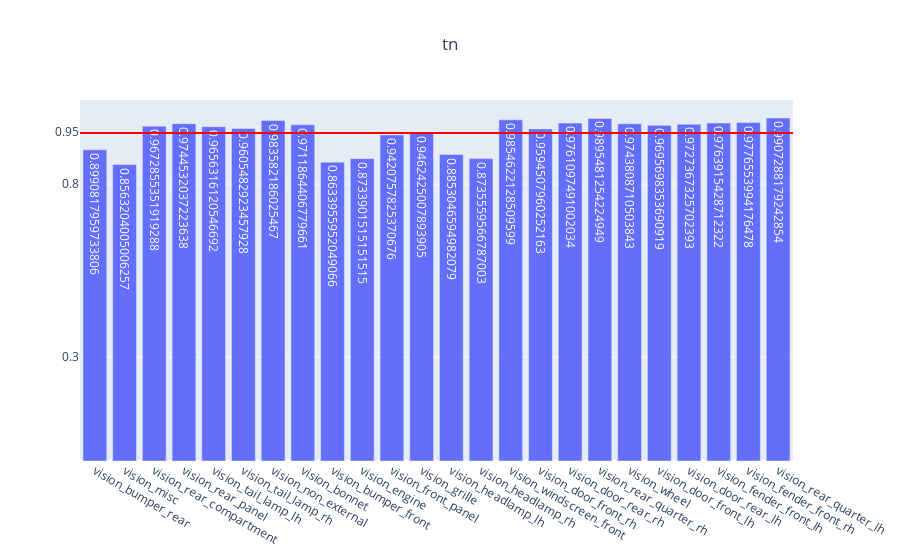

This figure's notebook cell:
### Code cell
genVisMulitlabel(partEvalMetrics, "tn")

### Figure 1 — Plotly figure (JSON) as saved in the notebook; plotly's stock layout.template omitted (floating-point values rounded to 4 significant figures)
{"data": [{"text": [0.8991, 0.8563, 0.9673, 0.9745, 0.9656, 0.9605, 0.9836, 0.9712, 0.8634, 0.8734, 0.9421, 0.9462, 0.8853, 0.8736, 0.9855, 0.9595, 0.9761, 0.9895, 0.9744, 0.9696, 0.9727, 0.9764, 0.9777, 0.9907], "type": "bar", "x": ["vision_bumper_rear", "vision_misc", "vision_rear_compartment", "vision_rear_panel", "vision_tail_lamp_lh", "vision_tail_lamp_rh", "vision_non_external", "vision_bonnet", "vision_bumper_front", "vision_engine", "vision_front_panel", "vision_grille", "vision_headlamp_lh", "vision_headlamp_rh", "vision_windscreen_front", "vision_door_front_rh", "vision_door_rear_rh", "vision_rear_quarter_rh", "vision_wheel", "vision_door_front_lh", "vision_door_rear_lh", "vision_fender_front_lh", "vision_fender_front_rh", "vision_rear_quarter_lh"], "y": [0.8991, 0.8563, 0.9673, 0.9745, 0.9656, 0.9605, 0.9836, 0.9712, 0.8634, 0.8734, 0.9421, 0.9462, 0.8853, 0.8736, 0.9855, 0.9595, 0.9761, 0.9895, 0.9744, 0.9696, 0.9727, 0.9764, 0.9777, 0.9907]}], "layout": {"shapes": [{"line": {"color": "red", "width": 2}, "type": "line", "x0": 0, "x1": 1, "xref": "x domain", "y0": 0.9473, "y1": 0.9473, "yref": "y"}], "title": {"text": "tn", "x": 0.5}, "yaxis": {"tickmode": "array", "tickvals": ["0.95", 0.3, 0.8]}}}
